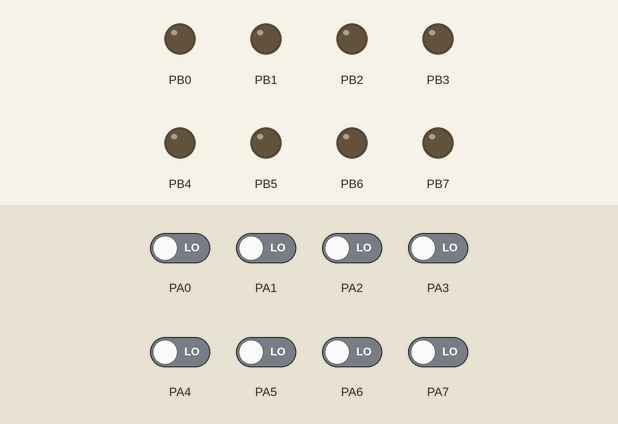
Simulated run of this program. Board: ATmega2560, built with avr-gcc and emulated at 16 MHz. Parts: output pins drawn as LEDs (lit = HIGH). Inputs (shaded band) come from the test bench; at power-on: PA0–7 LOW.

Above: at 1.2 s.
1.3 s: PA0 driven HIGH
At 1.8 s:
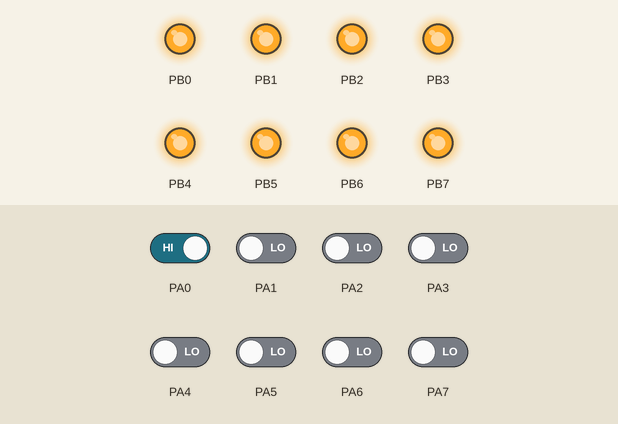
Timing chart, 0 to 4.3 s (numbered marks = the images above; inputs shaded):
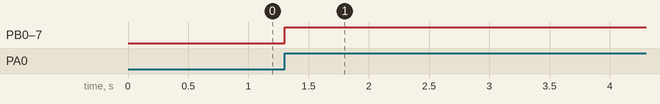

The program:

main.c
```c
/*
 * LAB6.c
 *
 * Created: 02-03-2026 20:47:07
 * Author : alext
 */

#include <avr/io.h>
#define F_CPU 16000000
#include <util/delay.h>
void play_tone(uint8_t t)
{
	PORTB = 0xFF;
	_delay_us(t*4);
}
#define LAB6_1


int main(void)
{
    uint8_t i = 0;
	uint8_t BUT_input = 0;
	uint8_t freq = 0;
	long on_time = 0, off_time = 0;
	int duty_95 = 95;
	int duty_5	= 5;
	long period = 0;
    DDRA = 0x00; //port A is input
	DDRB = 0xFF; //port B is output

	#ifdef LAB6_1
		while (1)
		{
			BUT_input = PINA;
			switch (BUT_input)
			{
				case 0b10000000:
				play_tone(239);
				break;
				case 0b01000000:
				play_tone(213);
				break;
				case 0b00100000:
				play_tone(190);
				break;
				case 0b00010000:
				play_tone(179);
				break;
				case 0b00001000:
				play_tone(160);
				break;
				case 0b00000100:
				play_tone(142);
				break;
				case 0b00000010:
				play_tone(127);
				break;
				case 0b00000001:
				play_tone(120);
				break;

				default:
				break;
			}
		}
	#else
		while(1)
		{
			BUT_input = PINA;
			switch(BUT_input)
			{
				case 0b00000001:
				period = 100000;  //100000us
				on_time = period * duty_5;
				off_time = period - on_time;
				break;
				case 0b00000010:
				period = 100000;
				on_time = period * duty_95;
				off_time = period - on_time;
				break;
				case 0b00000100:
				period = 1000;
				on_time = period * duty_5;
				off_time = period - on_time;
				break;
				case 0b00001000:
				period = 1000;
				on_time = period * duty_95;
				off_time = period - on_time;
				break;
			}


			PORTA = 0x01;
			_delay_us(on_time);
			PORTA = 0x00;
			_delay_us(off_time);

		}


	#endif
}
```

Measured:
- after the input at 1.3 s, PB0–7: LOW → HIGH at once
